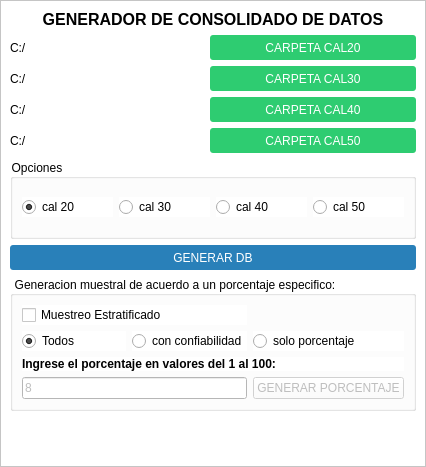
<?xml version="1.0" encoding="UTF-8"?>
<ui version="4.0">
 <class>MainWindow</class>
 <widget class="QMainWindow" name="MainWindow">
  <property name="geometry">
   <rect>
    <x>0</x>
    <y>0</y>
    <width>426</width>
    <height>446</height>
   </rect>
  </property>
  <property name="windowTitle">
   <string>Analizador Cal</string>
  </property>
  <property name="windowIcon">
   <iconset theme="accessories-calculator">
    <normaloff>.</normaloff>.</iconset>
  </property>
  <property name="animated">
   <bool>true</bool>
  </property>
  <widget class="QWidget" name="centralwidget">
   <layout class="QVBoxLayout" name="verticalLayout">
    <property name="leftMargin">
     <number>0</number>
    </property>
    <property name="topMargin">
     <number>0</number>
    </property>
    <property name="rightMargin">
     <number>0</number>
    </property>
    <property name="bottomMargin">
     <number>0</number>
    </property>
    <item>
     <widget class="QFrame" name="frame">
      <property name="styleSheet">
       <string notr="true">background-color: rgb(255, 255, 255);</string>
      </property>
      <property name="frameShape">
       <enum>QFrame::StyledPanel</enum>
      </property>
      <property name="frameShadow">
       <enum>QFrame::Raised</enum>
      </property>
      <layout class="QVBoxLayout" name="verticalLayout_2">
       <item>
        <layout class="QHBoxLayout" name="horizontalLayout">
         <item>
          <layout class="QGridLayout" name="gridLayout">
           <item row="10" column="2">
            <widget class="QLabel" name="version">
             <property name="text">
              <string/>
             </property>
            </widget>
           </item>
           <item row="13" column="1">
            <widget class="QLabel" name="proces">
             <property name="text">
              <string/>
             </property>
            </widget>
           </item>
           <item row="10" column="3">
            <spacer name="horizontalSpacer_2">
             <property name="orientation">
              <enum>Qt::Horizontal</enum>
             </property>
             <property name="sizeHint" stdset="0">
              <size>
               <width>40</width>
               <height>20</height>
              </size>
             </property>
            </spacer>
           </item>
           <item row="0" column="1" colspan="3">
            <widget class="QLabel" name="label">
             <property name="font">
              <font>
               <pointsize>12</pointsize>
               <weight>75</weight>
               <bold>true</bold>
              </font>
             </property>
             <property name="text">
              <string>GENERADOR DE CONSOLIDADO DE DATOS</string>
             </property>
             <property name="alignment">
              <set>Qt::AlignCenter</set>
             </property>
            </widget>
           </item>
           <item row="14" column="1" colspan="3">
            <spacer name="verticalSpacer">
             <property name="orientation">
              <enum>Qt::Vertical</enum>
             </property>
             <property name="sizeHint" stdset="0">
              <size>
               <width>20</width>
               <height>40</height>
              </size>
             </property>
            </spacer>
           </item>
           <item row="8" column="1" colspan="3">
            <widget class="QPushButton" name="process">
             <property name="styleSheet">
              <string notr="true">QPushButton{

background-color: rgb(41, 128, 185 );
border-radius:3px;
color:white;
height:25px;
}


QPushButton:hover{
background-color: rgb(93, 173, 226);
border-radius:3px;
color:white
}

QPushButton:pressed{
background-color: rgb(40, 116, 166 );
border-radius:3px;
color:white
}</string>
             </property>
             <property name="text">
              <string>GENERAR DB</string>
             </property>
            </widget>
           </item>
           <item row="13" column="2" colspan="2">
            <widget class="QLabel" name="file">
             <property name="text">
              <string/>
             </property>
            </widget>
           </item>
           <item row="7" column="1" colspan="3">
            <widget class="QGroupBox" name="groupBox">
             <property name="minimumSize">
              <size>
               <width>0</width>
               <height>80</height>
              </size>
             </property>
             <property name="title">
              <string>Opciones</string>
             </property>
             <layout class="QHBoxLayout" name="horizontalLayout_3">
              <item>
               <layout class="QHBoxLayout" name="horizontalLayout_2">
                <item>
                 <widget class="QRadioButton" name="radio20">
                  <property name="text">
                   <string>cal 20</string>
                  </property>
                  <property name="checked">
                   <bool>true</bool>
                  </property>
                 </widget>
                </item>
                <item>
                 <widget class="QRadioButton" name="radio30">
                  <property name="text">
                   <string>cal 30</string>
                  </property>
                 </widget>
                </item>
                <item>
                 <widget class="QRadioButton" name="radio40">
                  <property name="text">
                   <string>cal 40</string>
                  </property>
                 </widget>
                </item>
                <item>
                 <widget class="QRadioButton" name="radio50">
                  <property name="enabled">
                   <bool>true</bool>
                  </property>
                  <property name="text">
                   <string>cal 50</string>
                  </property>
                  <property name="checked">
                   <bool>false</bool>
                  </property>
                 </widget>
                </item>
               </layout>
              </item>
             </layout>
            </widget>
           </item>
           <item row="9" column="1" colspan="3">
            <widget class="QGroupBox" name="groupBox_2">
             <property name="font">
              <font>
               <weight>50</weight>
               <bold>false</bold>
              </font>
             </property>
             <property name="title">
              <string>Generacion muestral de acuerdo a un porcentaje especifico:</string>
             </property>
             <layout class="QHBoxLayout" name="horizontalLayout_6">
              <item>
               <layout class="QGridLayout" name="gridLayout_2">
                <item row="3" column="0" colspan="2">
                 <widget class="QLineEdit" name="porcentaje">
                  <property name="enabled">
                   <bool>false</bool>
                  </property>
                  <property name="text">
                   <string>8</string>
                  </property>
                 </widget>
                </item>
                <item row="3" column="2">
                 <widget class="QPushButton" name="btnporcent">
                  <property name="enabled">
                   <bool>false</bool>
                  </property>
                  <property name="styleSheet">
                   <string notr="true"/>
                  </property>
                  <property name="text">
                   <string>GENERAR PORCENTAJE</string>
                  </property>
                 </widget>
                </item>
                <item row="2" column="0" colspan="3">
                 <widget class="QLabel" name="label_5">
                  <property name="font">
                   <font>
                    <weight>75</weight>
                    <bold>true</bold>
                   </font>
                  </property>
                  <property name="text">
                   <string>Ingrese el porcentaje en valores del 1 al 100:</string>
                  </property>
                 </widget>
                </item>
                <item row="1" column="1">
                 <widget class="QRadioButton" name="op2">
                  <property name="text">
                   <string>con confiabilidad</string>
                  </property>
                 </widget>
                </item>
                <item row="1" column="0">
                 <widget class="QRadioButton" name="op1">
                  <property name="text">
                   <string>Todos</string>
                  </property>
                  <property name="checked">
                   <bool>true</bool>
                  </property>
                 </widget>
                </item>
                <item row="1" column="2">
                 <widget class="QRadioButton" name="op3">
                  <property name="text">
                   <string>solo porcentaje</string>
                  </property>
                  <property name="checked">
                   <bool>false</bool>
                  </property>
                 </widget>
                </item>
                <item row="0" column="0" colspan="2">
                 <widget class="QCheckBox" name="checkBox">
                  <property name="text">
                   <string>Muestreo Estratificado</string>
                  </property>
                 </widget>
                </item>
               </layout>
              </item>
             </layout>
            </widget>
           </item>
           <item row="10" column="1">
            <spacer name="horizontalSpacer">
             <property name="orientation">
              <enum>Qt::Horizontal</enum>
             </property>
             <property name="sizeHint" stdset="0">
              <size>
               <width>40</width>
               <height>20</height>
              </size>
             </property>
            </spacer>
           </item>
           <item row="1" column="1">
            <widget class="QLabel" name="path_20">
             <property name="text">
              <string>C:/</string>
             </property>
            </widget>
           </item>
           <item row="3" column="1">
            <widget class="QLabel" name="path_30">
             <property name="text">
              <string>C:/</string>
             </property>
            </widget>
           </item>
           <item row="4" column="1">
            <widget class="QLabel" name="path_40">
             <property name="text">
              <string>C:/</string>
             </property>
            </widget>
           </item>
           <item row="5" column="1">
            <widget class="QLabel" name="path_50">
             <property name="text">
              <string>C:/</string>
             </property>
            </widget>
           </item>
           <item row="1" column="2" colspan="2">
            <widget class="QPushButton" name="btn20">
             <property name="maximumSize">
              <size>
               <width>16777215</width>
               <height>16777215</height>
              </size>
             </property>
             <property name="styleSheet">
              <string notr="true">QPushButton{

background-color: rgb(46, 204, 113 );
border-radius:3px;
color:white;
height:25px;
}


QPushButton:hover{
background-color: rgb(171, 235, 198);
border-radius:3px;
color:white
}

QPushButton:pressed{
background-color: rgb(46, 204, 113 );
border-radius:3px;
color:white
}</string>
             </property>
             <property name="text">
              <string>CARPETA CAL20</string>
             </property>
            </widget>
           </item>
           <item row="3" column="2" colspan="2">
            <widget class="QPushButton" name="btn30">
             <property name="styleSheet">
              <string notr="true">QPushButton{

background-color: rgb(46, 204, 113 );
border-radius:3px;
color:white;
height:25px;
}


QPushButton:hover{
background-color: rgb(171, 235, 198);
border-radius:3px;
color:white
}

QPushButton:pressed{
background-color: rgb(46, 204, 113 );
border-radius:3px;
color:white
}</string>
             </property>
             <property name="text">
              <string>CARPETA CAL30</string>
             </property>
            </widget>
           </item>
           <item row="4" column="2" colspan="2">
            <widget class="QPushButton" name="btn40">
             <property name="styleSheet">
              <string notr="true">QPushButton{

background-color: rgb(46, 204, 113 );
border-radius:3px;
color:white;
height:25px;
}


QPushButton:hover{
background-color: rgb(171, 235, 198);
border-radius:3px;
color:white
}

QPushButton:pressed{
background-color: rgb(46, 204, 113 );
border-radius:3px;
color:white
}</string>
             </property>
             <property name="text">
              <string>CARPETA CAL40</string>
             </property>
            </widget>
           </item>
           <item row="5" column="2" colspan="2">
            <widget class="QPushButton" name="btn50">
             <property name="styleSheet">
              <string notr="true">QPushButton{

background-color: rgb(46, 204, 113 );
border-radius:3px;
color:white;
height:25px;
}


QPushButton:hover{
background-color: rgb(171, 235, 198);
border-radius:3px;
color:white
}

QPushButton:pressed{
background-color: rgb(46, 204, 113 );
border-radius:3px;
color:white
}</string>
             </property>
             <property name="text">
              <string>CARPETA CAL50</string>
             </property>
            </widget>
           </item>
          </layout>
         </item>
        </layout>
       </item>
      </layout>
     </widget>
    </item>
   </layout>
  </widget>
 </widget>
 <resources/>
 <connections/>
</ui>
